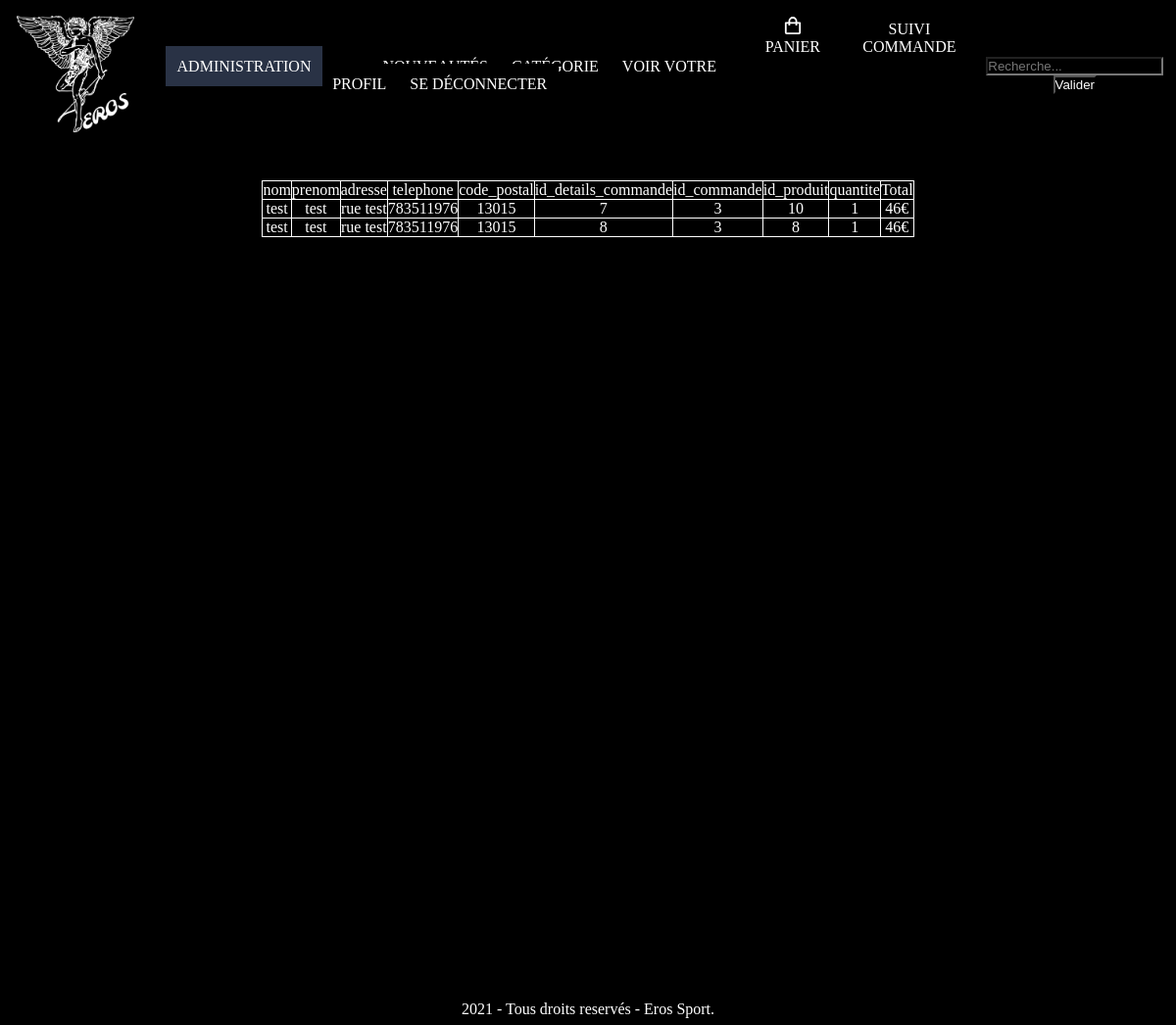
Screenshot of /historique_commande.php?id_commande=3 (signed in) with the database file from the repository.
### tables this page shows
CREATE TABLE IF NOT EXISTS `details_commande` (
  `nom` text NOT NULL,
  `prenom` text NOT NULL,
  `adresse` text NOT NULL,
  `telephone` int(15) DEFAULT NULL,
  `code_postal` int(5) DEFAULT NULL,
  `id_details_commande` int(3) NOT NULL AUTO_INCREMENT,
  `id_commande` int(3) DEFAULT NULL,
  `id_produit` int(3) DEFAULT NULL,
  `id_taille` int(11) NOT NULL,
  `quantite` int(3) NOT NULL,
  `prix` int(3) NOT NULL,
  PRIMARY KEY (`id_details_commande`),
  KEY `id_commande` (`id_commande`)
);

### inc/fonction.inc.php (called while the page is built, shortened)
<?php
function executeRequete($req)
{
    global $mysqli;
    $resultat = $mysqli->query($req);
    return $resultat;
}
?>

### inc/init.inc.php (called while the page is built, shortened)
<?php
$mysqli = new mysqli("localhost", "root", "", "boutique");
$contenu = '';
require_once("fonction.inc.php");
?>

### public/historique_commande.php (the view, shortened to what this page needs)
<?php
require_once("../inc/init.inc.php");
$resultat = executeRequete("SELECT * FROM details_commande WHERE id_commande = $_GET[id_commande]");
$contenu .= '<div>';
$contenu .= '<table class="gestion_commande">';
$contenu .= '<tr>';
$contenu .= "<td>nom</td>";
$contenu .= "<td>prenom</td>";
$contenu .= "<td>adresse</td>";
$contenu .= "<td>telephone</td>";
$contenu .= "<td>code_postal</td>";
$contenu .= "<td>id_details_commande</td>";
$contenu .= "<td>id_commande</td>";
$contenu .= "<td>id_produit</td>";
$contenu .= "<td>quantite</td>";
$contenu .= "<td>Total</td>";
$contenu .= "</tr>";
while ($c = $resultat->fetch_assoc()) {
    $contenu .= '<tr>';
    $contenu .= "<td>$c[nom]</td>";
    $contenu .= "<td>$c[prenom]</td>";
    $contenu .= "<td>$c[adresse]</td>";
    $contenu .= "<td>$c[telephone]</td>";
    $contenu .= "<td>$c[code_postal]</td>";
    $contenu .= "<td>$c[id_details_commande]</td>";
    $contenu .= "<td>$c[id_commande]</td>";
    $contenu .= "<td>$c[id_produit]</td>";
    $contenu .= "<td>$c[quantite]</td>";
    $contenu .= "<td>$c[prix]€</td>";
    $contenu .= "</tr>";
}
$contenu .= '</table>';
$contenu .= '</div>';
require_once("../inc/haut.inc.php");?>
<div class="new">
<?php echo $contenu;?>
</div>
<?php require_once("../inc/bas.inc.php"); ?>

### inc/css/style.css (style rules this page uses)
* { margin: 0; padding:0; background-color: black; color: white; }

### inc/css/body.css (style rules this page uses)
.gestion_commande { margin: auto; border-collapse: collapse; }
.gestion_commande tr { text-align: center; border-bottom: 1px solid white; }
.gestion_commande td { text-align: center; border: 1px solid white; }

### rows the page displays
details_commande: nom "test", prenom "test", adresse "rue test", telephone "783511976", code_postal "13015", id_details_commande "7", id_commande "3", id_produit "10", quantite "1", prix "46"
details_commande: nom "test", prenom "test", adresse "rue test", telephone "783511976", code_postal "13015", id_details_commande "8", id_commande "3", id_produit "8", quantite "1", prix "46"
